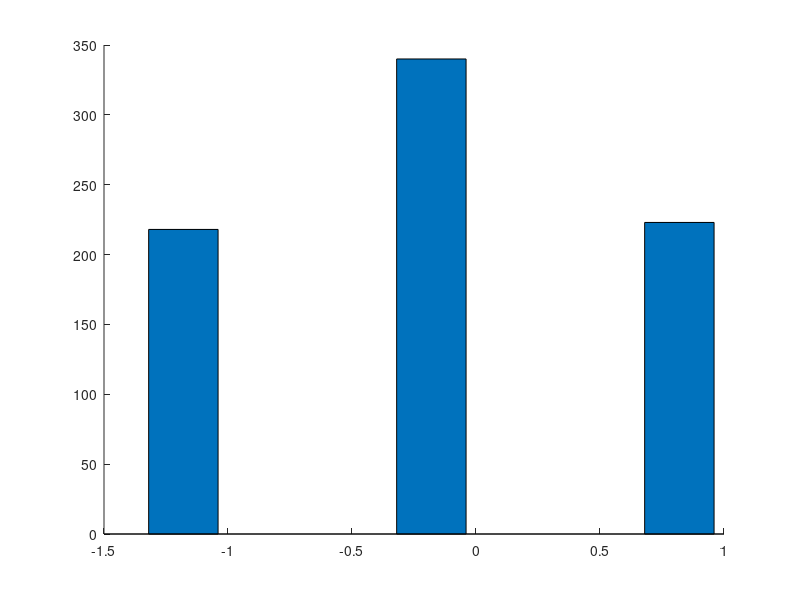

The MATLAB source for this figure: (Note: this script raises an error after producing the figure.)
% cloth.m

clear
con=zeros(3,3,3,3);
% sci=0;
% ham=0;
% clo=0;
fra=randi(3,4,1);
rdn=randi(3,4,1);
a=rdn;
for w=4:1000

% newt=randi(3);
newt=randsrc(1,1,[setxor(a(end-1),[1,2,3]);.5 .5]);

rdn(w)=newt;
a(end)=newt;

 

con(a(1),a(2),a(3),a(4))= con(a(1),a(2),a(3),a(4))+1;

a=circshift(a,-1);


b=a(1:3);
for v=1:3
    c=[b;v];
    foc(v)=con(c(1),c(2),c(3),a(4));
    c=mod(c-2,3)+1;
    foc(v)=foc(v)+1*con(c(1),c(2),c(3),a(4));
    c=mod(c-2,3)+1;
    foc(v)=foc(v)+1*con(c(1),c(2),c(3),a(4));
end
tot=sum(foc);
if tot
    fra(w+1)=randsrc(1,1,[1,2,3;foc(1)/tot,foc(2)/tot,foc(3)/tot]);
else
    fra(w+1)=randi(3);
end
end
fra(1)=fra(end);
fra(end)=[];

n=hist(fra-rdn,[-2,-1,0,1,2]);

bar([-1,0,1],[n(2),n(3),n(4);n(1),0,n(5)]','stack')
